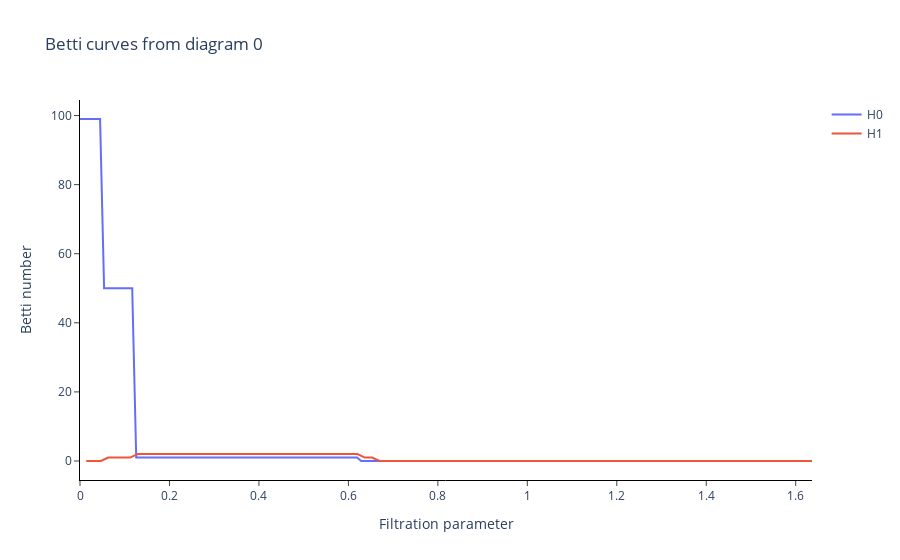

The cell this chart's notebook holds for it:
### Code cell
BC = BettiCurve()
X_betti_curve = BC.fit_transform_plot(Xt)
